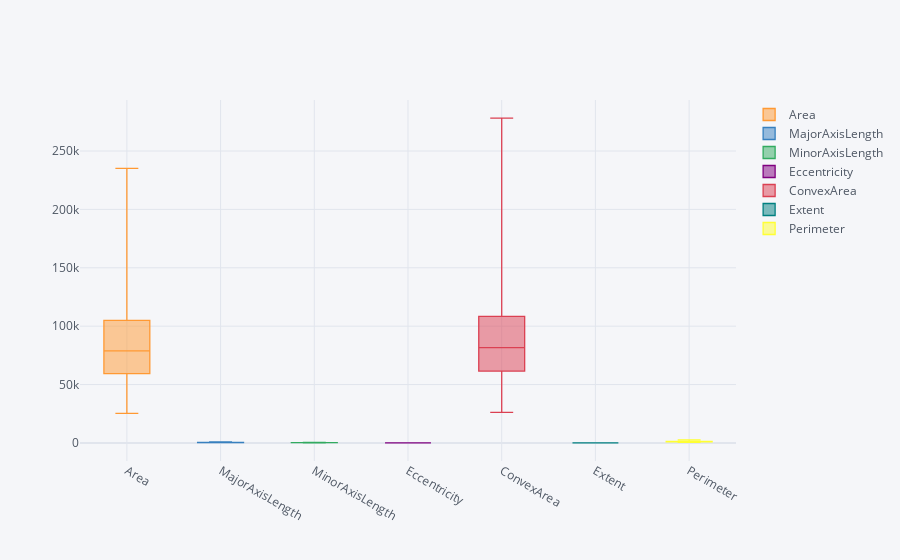

The notebook cell saved with this chart:
### Markdown cell above
### Graphical analysis

### Code cell
df.iloc[:,:-1].iplot(kind="box")

### Figure 1 — Plotly figure (JSON) as saved in the notebook; plotly's stock layout.template omitted (floating-point values rounded to 4 significant figures; data arrays with more than 128 entries replaced by an {"elided": "..."} marker saying what was removed)
{"data": [{"boxpoints": false, "line": {"width": 1.3}, "marker": {"color": "rgba(255, 153, 51, 1.0)"}, "name": "Area", "orientation": "v", "type": "box", "y": {"elided": "900 int values"}}, {"boxpoints": false, "line": {"width": 1.3}, "marker": {"color": "rgba(55, 128, 191, 1.0)"}, "name": "MajorAxisLength", "orientation": "v", "type": "box", "y": {"elided": "900 float values"}}, {"boxpoints": false, "line": {"width": 1.3}, "marker": {"color": "rgba(50, 171, 96, 1.0)"}, "name": "MinorAxisLength", "orientation": "v", "type": "box", "y": {"elided": "900 float values"}}, {"boxpoints": false, "line": {"width": 1.3}, "marker": {"color": "rgba(128, 0, 128, 1.0)"}, "name": "Eccentricity", "orientation": "v", "type": "box", "y": {"elided": "900 float values"}}, {"boxpoints": false, "line": {"width": 1.3}, "marker": {"color": "rgba(219, 64, 82, 1.0)"}, "name": "ConvexArea", "orientation": "v", "type": "box", "y": {"elided": "900 int values"}}, {"boxpoints": false, "line": {"width": 1.3}, "marker": {"color": "rgba(0, 128, 128, 1.0)"}, "name": "Extent", "orientation": "v", "type": "box", "y": {"elided": "900 float values"}}, {"boxpoints": false, "line": {"width": 1.3}, "marker": {"color": "rgba(255, 255, 51, 1.0)"}, "name": "Perimeter", "orientation": "v", "type": "box", "y": {"elided": "900 float values"}}], "layout": {"legend": {"bgcolor": "#F5F6F9", "font": {"color": "#4D5663"}}, "paper_bgcolor": "#F5F6F9", "plot_bgcolor": "#F5F6F9", "title": {"font": {"color": "#4D5663"}}, "xaxis": {"gridcolor": "#E1E5ED", "showgrid": true, "tickfont": {"color": "#4D5663"}, "title": {"font": {"color": "#4D5663"}, "text": ""}, "zerolinecolor": "#E1E5ED"}, "yaxis": {"gridcolor": "#E1E5ED", "showgrid": true, "tickfont": {"color": "#4D5663"}, "title": {"font": {"color": "#4D5663"}, "text": ""}, "zerolinecolor": "#E1E5ED"}}}
